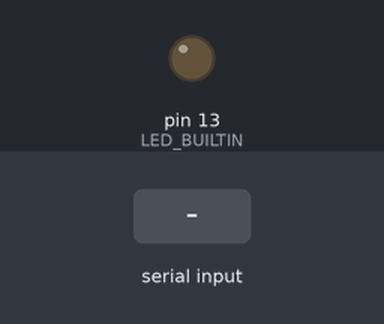
Recording of a sketch running on a simulated Arduino Uno, built with avr-gcc and run on an emulated ATmega328P. Shown: output pins drawn as LEDs (lit = HIGH). Dashed ring = blinking. The test bench sets the inputs (shaded band).

Above: at 1.2 s.
1.3 s: "5\n" received over Serial
At 1.7 s:
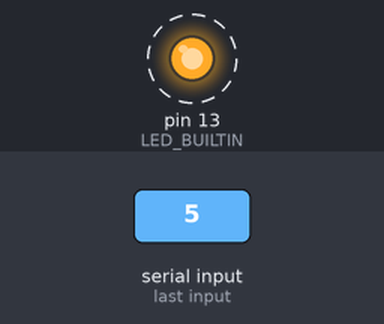
Timing chart, 0 to 8.3 s (numbered marks = the images above; inputs shaded):
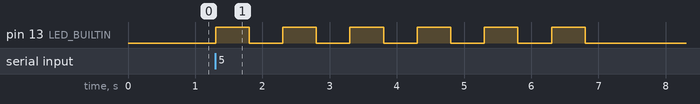

The sketch:

lab1_4.ino
```cpp
int n;
int i;
void setup() {
  pinMode(LED_BUILTIN, OUTPUT);
  Serial.begin(9600);
}

void loop() {
  if(Serial.available()){
    n=Serial.parseInt();
  }
  if(n>=3 && n<=6){

  for(i=0;i<=n;i++){
    digitalWrite(LED_BUILTIN, HIGH);  delay(500);
    digitalWrite(LED_BUILTIN, LOW);   delay(500);
    }
}
}
```

Measured:
- after the input at 1.3 s, pin 13 (LED_BUILTIN): alternates HIGH for 0.50 s and LOW for 0.50 s, 12 changes in all, then stays LOW, starting at once
